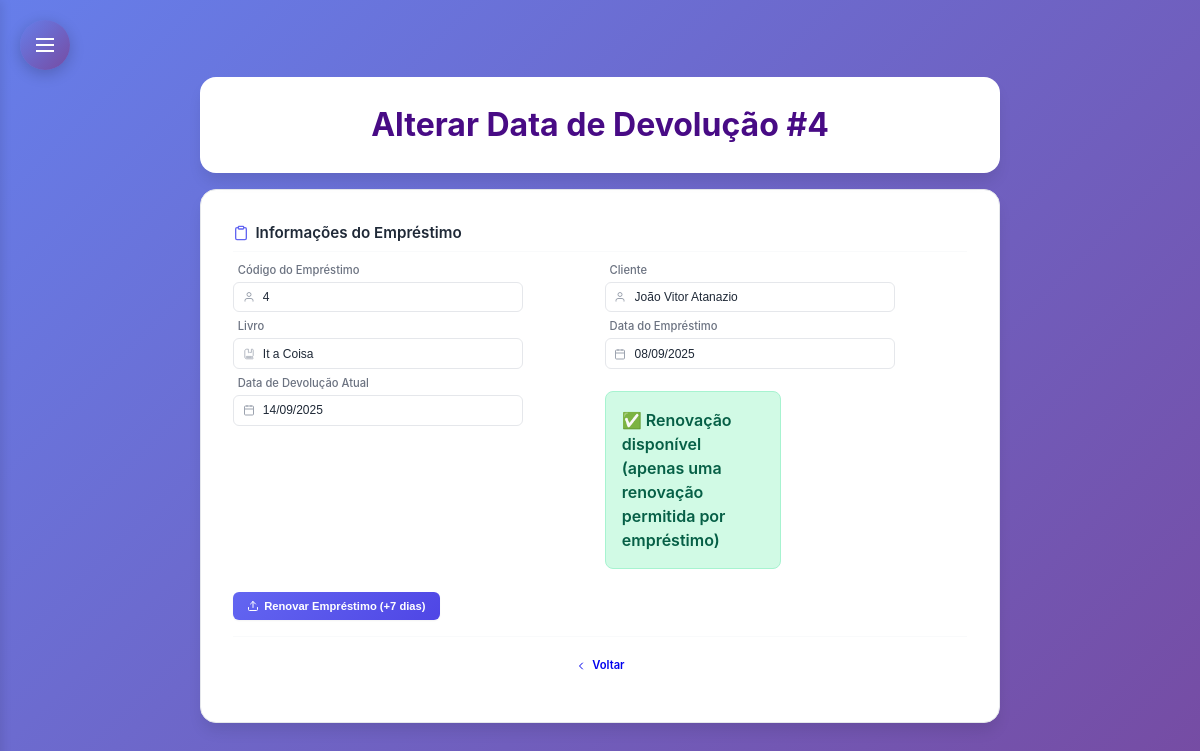
/subtelas/renovar_emprestimo.php?id=4, run on the app's committed database.
### tables this page shows
CREATE TABLE `emprestimo` (
  `Cod_Emprestimo` int(11) NOT NULL,
  `Cod_Cliente` int(11) NOT NULL,
  `Cod_Livro` int(11) NOT NULL,
  `Data_Emprestimo` date NOT NULL,
  `Data_Devolucao` date NOT NULL,
  `Data_Ultima_Renovacao` date DEFAULT NULL,
  `Status_Emprestimo` enum('Pendente','Devolvido') DEFAULT 'Pendente'
);

CREATE TABLE `cliente` (
  `Cod_Cliente` int(11) NOT NULL,
  `Cod_Perfil` int(11) DEFAULT NULL,
  `Nome` varchar(50) NOT NULL,
  `CPF` varchar(15) NOT NULL,
  `Email` varchar(255) NOT NULL,
  `Sexo` varchar(10) NOT NULL,
  `Nome_Responsavel` varchar(50) DEFAULT NULL,
  `Telefone` varchar(20) NOT NULL,
  `Data_Nascimento` date NOT NULL,
  `CEP` varchar(20) NOT NULL,
  `UF` char(2) NOT NULL,
  `Cidade` varchar(30) NOT NULL,
  `Bairro` varchar(30) NOT NULL,
  `Rua` varchar(40) NOT NULL,
  `Num_Residencia` int(11) NOT NULL,
  `Foto` longblob NOT NULL,
  `status` enum('ativo','inativo') DEFAULT 'ativo'
);

CREATE TABLE `livro` (
  `Cod_Livro` int(11) NOT NULL,
  `Cod_Autor` int(11) DEFAULT NULL,
  `Cod_Editora` int(11) DEFAULT NULL,
  `Cod_Doador` int(11) DEFAULT NULL,
  `Cod_Genero` int(11) DEFAULT NULL,
  `Titulo` varchar(50) NOT NULL,
  `Data_Lancamento` varchar(12) DEFAULT NULL,
  `Data_Registro` varchar(12) DEFAULT NULL,
  `Quantidade` int(11) NOT NULL,
  `Num_Prateleira` char(2) DEFAULT NULL,
  `Foto` longblob NOT NULL,
  `status` enum('ativo','inativo') DEFAULT 'ativo'
);

### subtelas/renovar_emprestimo.php (the view, shortened to what this page needs)
<?php
require_once '../conexao.php';
$id = intval($_GET['id']);
$sql = "SELECT
          e.Cod_Emprestimo,
          e.Data_Emprestimo,
          e.Data_Devolucao,
          e.Data_Ultima_Renovacao,
          c.Nome as Nome_Cliente,
          l.Titulo as Nome_Livro
        FROM emprestimo e
        INNER JOIN cliente c ON e.Cod_Cliente = c.Cod_Cliente
        INNER JOIN livro l ON e.Cod_Livro = l.Cod_Livro
        WHERE e.Cod_Emprestimo = :id";
try {
    $stmt = $pdo->prepare($sql);
    $stmt->bindParam(':id', $id, PDO::PARAM_INT);
    $stmt->execute();
    $emprestimo = $stmt->fetch(PDO::FETCH_ASSOC);
} catch (PDOException $e) {
    die("Erro na consulta: " . $e->getMessage());
}
$ja_renovado = !empty($emprestimo['Data_Ultima_Renovacao']);
?>
<!DOCTYPE html>
<html lang="pt-BR">
<head>
    <link rel="stylesheet" href="../css/style.css">
    <link rel="stylesheet" href="subtelas_css/cadastros.css">
    <link rel="stylesheet" type="text/css" href="subtelas_css/sidebar-dropdown.css">
</head>
<body>
    <?php include 'includes/sidebar-dropdown.php'; ?>
    <div class="main-container">
        <div class="header">
            <h1>Alterar Data de Devolução #<?php echo $emprestimo['Cod_Emprestimo']; ?></h1>
        </div>
        <div class="formulario">
            <div class="form-section">
                <div class="section-title">
                    Informações do Empréstimo
                </div>
                <div class="form-row">
                    <div class="input-group">
                        <label>Código do Empréstimo</label>
                        <div class="input-wrapper">
                            <input type="text" value="<?php echo $emprestimo['Cod_Emprestimo']; ?>" readonly>
                            <svg class="input-icon" width="16" height="16" viewBox="0 0 24 24" fill="none" stroke="currentColor" stroke-width="2">
                                 <path d="M20 21v-2a4 4 0 0 0-4-4H8a4 4 0 0 0-4 4v2"></path>
                                 <circle cx="12" cy="7" r="4"></circle>
                            </svg>
                        </div>
                    </div>
                    <div class="input-group">
                        <label>Cliente</label>
                        <div class="input-wrapper">
                            <input type="text" value="<?php echo $emprestimo['Nome_Cliente']; ?>" readonly>
                            <svg class="input-icon" width="16" height="16" viewBox="0 0 24 24" fill="none" stroke="currentColor" stroke-width="2">
                                 <path d="M20 21v-2a4 4 0 0 0-4-4H8a4 4 0 0 0-4 4v2"></path>
                                 <circle cx="12" cy="7" r="4"></circle>
                            </svg>
                        </div>
                    </div>
                </div>
                <div class="form-row">
                    <div class="input-group">
                        <label>Livro</label>
                        <div class="input-wrapper">
                            <input type="text" value="<?php echo $emprestimo['Nome_Livro']; ?>" readonly>
                        </div>
                    </div>
                    <div class="input-group">
                        <label>Data do Empréstimo</label>
                        <div class="input-wrapper">
                            <input type="text" value="<?php echo date('d/m/Y', strtotime($emprestimo['Data_Emprestimo'])); ?>" readonly>
                            <svg class="input-icon" width="16" height="16" viewBox="0 0 24 24" fill="none" stroke="currentColor" stroke-width="2">
                                    <rect x="3" y="4" width="18" height="18" rx="2" ry="2"></rect>
                                    <line x1="16" y1="2" x2="16" y2="6"></line>
                                    <line x1="8" y1="2" x2="8" y2="6"></line>
                                    <line x1="3" y1="10" x2="21" y2="10"></line>
                                </svg>
                        </div>
                    </div>
                </div>
                <div class="form-row">
                    <div class="input-group">
                        <label>Data de Devolução Atual</label>
                        <div class="input-wrapper">
                            <input type="text" value="<?php echo date('d/m/Y', strtotime($emprestimo['Data_Devolucao'])); ?>" readonly>
                            <svg class="input-icon" width="16" height="16" viewBox="0 0 24 24" fill="none" stroke="currentColor" stroke-width="2">
                                    <rect x="3" y="4" width="18" height="18" rx="2" ry="2"></rect>
                                    <line x1="16" y1="2" x2="16" y2="6"></line>
                                    <line x1="8" y1="2" x2="8" y2="6"></line>
                                    <line x1="3" y1="10" x2="21" y2="10"></line>
                                </svg>
                        </div>
                    </div>
                <div class="form-row">
                    <div class="renovation-status <?php echo ($ja_renovado) ? 'renovation-used' : 'renovation-available'; ?>">
                        <?php if ($ja_renovado): ?>
                            ⚠️ Este empréstimo já foi renovado. Apenas uma renovação é permitida.
                        <?php else: ?>
                            ✅ Renovação disponível (apenas uma renovação permitida por empréstimo)
                        <?php endif; ?>
                    </div>
                </div>
            </div>
            <?php if (!$ja_renovado): ?>
            <div class="form-row">
                <div class="date-input-row">
                    <button type="button" onclick="renovarEmprestimo()" class="btn btn-primary" style="margin-bottom: 0;">
                        <svg xmlns="http://www.w3.org/2000/svg" width="16" height="16" viewBox="0 0 24 24" fill="none" stroke="currentColor" stroke-width="2" stroke-linecap="round" stroke-linejoin="round">
                            <path d="M21 15v4a2 2 0 0 1-2 2H5a2 2 0 0 1-2-2v-4"/>
                            <polyline points="17 8 12 3 7 8"/>
                            <line x1="12" y1="3" x2="12" y2="15"/>
                        </svg>
                        Renovar Empréstimo (+7 dias)
                    </button>
                </div>
            </div>
            <?php endif; ?>
            <div class="form-actions">
                <a href="consultar_emprestimo.php" class="btn btn-back">
                    <svg xmlns="http://www.w3.org/2000/svg" width="16" height="16" viewBox="0 0 24 24" fill="none" stroke="currentColor" stroke-width="2" stroke-linecap="round" stroke-linejoin="round">
                        <path d="m15 18-6-6 6-6"/>
                    </svg>
                    Voltar
                </a>
            </div>
        </div>
    </div>
</body>
</html>

### css/style.css (style rules this page uses)
:root { --primary-color: #6366f1; --primary-dark: #4f46e5; --primary-light: #a5b4fc; --secondary-color: #f59e0b; --secondary-dark: #d97706; --accent-color: #ec4899; --accent-light: #f9a8d4; --text-primary: #1f2937; --text-secondary: #6b7280; --text-muted: #9ca3af; --bg-primary: #ffffff; --bg-secondary: #f9fafb; --bg-tertiary: #f3f4f6; --border-color: #e5e7eb; --border-focus: #6366f1; --shadow-sm: 0 1px 2px 0 rgb(0 0 0 / 0.05); --shadow-md: 0 4px 6px -1px rgb(0 0 0 / 0.1), 0 2px 4px -2px rgb(0 0 0 / 0.1); --shadow-lg: 0 10px 15px -3px rgb(0 0 0 / 0.1), 0 4px 6px -4px rgb(0 0 0 / 0.1); --shadow-xl: 0 20px 25px -5px rgb(0 0 0 / 0.1), 0 8px 10px -6px rgb(0 0 0 / 0.1); --radius-sm: 0.375rem; --radius-md: 0.5rem; --radius-lg: 0.75rem; --radius-xl: 1rem; --radius-2xl: 1.5rem; --transition: all 0.2s cubic-bezier(0.4, 0, 0.2, 1); }
* { margin: 0; padding: 0; box-sizing: border-box; }
body { font-family: 'Segoe UI', Tahoma, Geneva, Verdana, sans-serif; background: linear-gradient(135deg, #a6cce4 0%, #bca8cf 100%); min-height: 100vh; color: #333; }
body { padding-top: 180px; }

### subtelas/renovar_emprestimo.php (style rules this page uses)
body { display: flex; justify-content: center; align-items: center; min-height: 100vh; margin: 0; padding: 1rem; }
.main-container { width: 100%; max-width: 800px; display: flex; flex-direction: column; align-items: center; }
.header { background: white; border-radius: 1rem; padding: 1.5rem; margin-bottom: 1rem; box-shadow: 0 10px 15px -3px rgba(0, 0, 0, 0.1); width: 100%; text-align: center; }
.header h1 { font-size: 2rem; font-weight: 700; color: #480b85; margin: 0; }
.formulario { background: white; padding: 2rem; border-radius: 1rem; box-shadow: 0 10px 15px -3px rgba(0, 0, 0, 0.1); width: 100%; border: 1px solid #e5e7eb; }
.date-input-row { display: flex; gap: 1rem; align-items: flex-end; }
.renovation-status { padding: 1rem; border-radius: 0.5rem; margin: 1rem 0; font-weight: 600; }
.renovation-available { background-color: #d1fae5; color: #065f46; border: 1px solid #a7f3d0; }

### data on the page
emprestimo: Cod_Emprestimo "4", Cod_Cliente.Nome "João Vitor Atanazio", Cod_Livro.Titulo "It a Coisa", Data_Emprestimo "08/09/2025", Data_Devolucao "14/09/2025"
